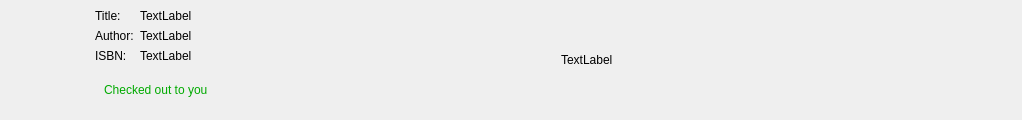
<?xml version="1.0" encoding="UTF-8"?>
<ui version="4.0">
 <class>BookListView</class>
 <widget class="QWidget" name="BookListView">
  <property name="geometry">
   <rect>
    <x>0</x>
    <y>0</y>
    <width>1022</width>
    <height>120</height>
   </rect>
  </property>
  <property name="sizePolicy">
   <sizepolicy hsizetype="Preferred" vsizetype="Fixed">
    <horstretch>0</horstretch>
    <verstretch>0</verstretch>
   </sizepolicy>
  </property>
  <property name="minimumSize">
   <size>
    <width>0</width>
    <height>120</height>
   </size>
  </property>
  <property name="maximumSize">
   <size>
    <width>16777215</width>
    <height>120</height>
   </size>
  </property>
  <property name="windowTitle">
   <string>Form</string>
  </property>
  <layout class="QHBoxLayout" name="horizontalLayout" stretch="2,0,0">
   <property name="leftMargin">
    <number>10</number>
   </property>
   <property name="topMargin">
    <number>0</number>
   </property>
   <property name="rightMargin">
    <number>10</number>
   </property>
   <property name="bottomMargin">
    <number>0</number>
   </property>
   <item>
    <widget class="QWidget" name="coverLayout" native="true">
     <property name="minimumSize">
      <size>
       <width>70</width>
       <height>100</height>
      </size>
     </property>
     <property name="maximumSize">
      <size>
       <width>70</width>
       <height>100</height>
      </size>
     </property>
     <layout class="QVBoxLayout" name="verticalLayout">
      <property name="spacing">
       <number>0</number>
      </property>
      <property name="leftMargin">
       <number>0</number>
      </property>
      <property name="topMargin">
       <number>0</number>
      </property>
      <property name="rightMargin">
       <number>0</number>
      </property>
      <property name="bottomMargin">
       <number>0</number>
      </property>
      <item>
       <widget class="QLabel" name="coverLabel">
        <property name="sizePolicy">
         <sizepolicy hsizetype="Fixed" vsizetype="Fixed">
          <horstretch>0</horstretch>
          <verstretch>0</verstretch>
         </sizepolicy>
        </property>
        <property name="minimumSize">
         <size>
          <width>70</width>
          <height>100</height>
         </size>
        </property>
        <property name="maximumSize">
         <size>
          <width>70</width>
          <height>100</height>
         </size>
        </property>
        <property name="text">
         <string/>
        </property>
        <property name="scaledContents">
         <bool>false</bool>
        </property>
        <property name="alignment">
         <set>Qt::AlignmentFlag::AlignHCenter|Qt::AlignmentFlag::AlignTop</set>
        </property>
       </widget>
      </item>
     </layout>
    </widget>
   </item>
   <item>
    <widget class="QWidget" name="infoLayout" native="true">
     <layout class="QVBoxLayout" name="verticalLayout_2">
      <item>
       <layout class="QGridLayout" name="infoGridLayout" columnstretch="0,1" columnminimumwidth="0,0">
        <item row="1" column="0">
         <widget class="QLabel" name="authorLabel">
          <property name="styleSheet">
           <string notr="true">#authorLabel {
    font: 700 9pt &quot;Segoe UI&quot;;
    color: rgb(0, 0, 0);
}</string>
          </property>
          <property name="text">
           <string>Author:</string>
          </property>
         </widget>
        </item>
        <item row="1" column="1">
         <widget class="QLabel" name="authorOutputLabel">
          <property name="styleSheet">
           <string notr="true">#authorOutputLabel{
	color: rgb(0, 0, 0);
	font: 9pt &quot;Segoe UI&quot;;
}</string>
          </property>
          <property name="text">
           <string>TextLabel</string>
          </property>
         </widget>
        </item>
        <item row="0" column="0">
         <widget class="QLabel" name="titleLabel">
          <property name="styleSheet">
           <string notr="true">#titleLabel {
    font: 700 9pt &quot;Segoe UI&quot;;
    color: rgb(0, 0, 0);
}</string>
          </property>
          <property name="text">
           <string>Title:</string>
          </property>
         </widget>
        </item>
        <item row="0" column="1">
         <widget class="QLabel" name="titleOutputLabel">
          <property name="styleSheet">
           <string notr="true">#titleOutputLabel{
	color: rgb(0, 0, 0);
	font: 9pt &quot;Segoe UI&quot;;
}</string>
          </property>
          <property name="text">
           <string>TextLabel</string>
          </property>
         </widget>
        </item>
        <item row="2" column="1">
         <widget class="QLabel" name="isbnOutputLabel">
          <property name="styleSheet">
           <string notr="true">#isbnOutputLabel{
	color: rgb(0, 0, 0);
	font: 9pt &quot;Segoe UI&quot;;
}</string>
          </property>
          <property name="text">
           <string>TextLabel</string>
          </property>
         </widget>
        </item>
        <item row="2" column="0">
         <widget class="QLabel" name="isbnLabel">
          <property name="styleSheet">
           <string notr="true">#isbnLabel {
    font: 700 9pt &quot;Segoe UI&quot;;
    color: rgb(0, 0, 0);
}</string>
          </property>
          <property name="text">
           <string>ISBN:</string>
          </property>
         </widget>
        </item>
       </layout>
      </item>
      <item>
       <widget class="QStackedWidget" name="availabilityWidget">
        <property name="currentIndex">
         <number>1</number>
        </property>
        <widget class="QWidget" name="availablePage">
         <layout class="QVBoxLayout" name="verticalLayout_9">
          <item>
           <widget class="QLabel" name="availableLabel">
            <property name="styleSheet">
             <string notr="true">#availableLabel{
	font: 700 12pt &quot;Segoe UI&quot;;
	color: rgb(0, 170, 0);
}</string>
            </property>
            <property name="text">
             <string>Available</string>
            </property>
           </widget>
          </item>
         </layout>
        </widget>
        <widget class="QWidget" name="checkedoutPage">
         <layout class="QVBoxLayout" name="verticalLayout_11">
          <item>
           <widget class="QLabel" name="checkedOutLabel">
            <property name="styleSheet">
             <string notr="true">#checkedOutLabel{
	font: 700 12pt &quot;Segoe UI&quot;;
	color: rgb(0, 170, 0);
}</string>
            </property>
            <property name="text">
             <string>Checked out to you</string>
            </property>
           </widget>
          </item>
         </layout>
        </widget>
        <widget class="QWidget" name="notAvailablePage">
         <layout class="QVBoxLayout" name="verticalLayout_10">
          <item>
           <widget class="QLabel" name="notAvailableLabel">
            <property name="styleSheet">
             <string notr="true">#notAvailableLabel{
	font: 700 12pt &quot;Segoe UI&quot;;
	color: rgb(255, 0, 0);
}</string>
            </property>
            <property name="text">
             <string>Not Available</string>
            </property>
           </widget>
          </item>
         </layout>
        </widget>
       </widget>
      </item>
     </layout>
    </widget>
   </item>
   <item>
    <widget class="QStackedWidget" name="optionsStackedWidget">
     <property name="currentIndex">
      <number>2</number>
     </property>
     <widget class="QWidget" name="userNotAvailablePage">
      <layout class="QVBoxLayout" name="verticalLayout_4">
       <item>
        <layout class="QHBoxLayout" name="holdDisplayLayout">
         <item>
          <widget class="QLabel" name="holdNumberLabel">
           <property name="text">
            <string>TextLabel</string>
           </property>
          </widget>
         </item>
         <item>
          <widget class="QLabel" name="holdTextLabel">
           <property name="text">
            <string>in Queue</string>
           </property>
          </widget>
         </item>
        </layout>
       </item>
       <item>
        <widget class="QPushButton" name="holdButton">
         <property name="minimumSize">
          <size>
           <width>0</width>
           <height>25</height>
          </size>
         </property>
         <property name="styleSheet">
          <string notr="true">#holdButton{
	border: 1px solid;
	color: rgb(0, 0, 0);
	font: 700 9pt &quot;Segoe UI&quot;;
	background-color: rgb(192, 220, 161);
}</string>
         </property>
         <property name="text">
          <string>Place Hold</string>
         </property>
        </widget>
       </item>
      </layout>
     </widget>
     <widget class="QWidget" name="adminPage">
      <layout class="QGridLayout" name="gridLayout">
       <item row="1" column="1">
        <widget class="QLabel" name="QueueOutputLabel">
         <property name="text">
          <string>TextLabel</string>
         </property>
        </widget>
       </item>
       <item row="1" column="0">
        <widget class="QLabel" name="QueueLabel">
         <property name="text">
          <string>Waiting in Queue</string>
         </property>
        </widget>
       </item>
       <item row="0" column="0">
        <widget class="QLabel" name="CheckedOutToLabel">
         <property name="text">
          <string>Checked Out To :</string>
         </property>
        </widget>
       </item>
       <item row="0" column="1">
        <widget class="QLabel" name="checkedOutputLabel">
         <property name="text">
          <string>TextLabel</string>
         </property>
        </widget>
       </item>
       <item row="2" column="1">
        <widget class="QPushButton" name="editButton">
         <property name="minimumSize">
          <size>
           <width>0</width>
           <height>25</height>
          </size>
         </property>
         <property name="styleSheet">
          <string notr="true">#editButton{
	border: 1px solid;
	color: rgb(0, 0, 0);
	font: 700 9pt &quot;Segoe UI&quot;;
	background-color: rgb(192, 220, 161);
}</string>
         </property>
         <property name="text">
          <string>Edit Book</string>
         </property>
        </widget>
       </item>
       <item row="2" column="0">
        <widget class="QPushButton" name="returnButton">
         <property name="minimumSize">
          <size>
           <width>0</width>
           <height>25</height>
          </size>
         </property>
         <property name="styleSheet">
          <string notr="true">#returnButton{
	border: 1px solid;
	color: rgb(0, 0, 0);
	font: 700 9pt &quot;Segoe UI&quot;;
	background-color: rgb(192, 220, 161);
}</string>
         </property>
         <property name="text">
          <string>Return</string>
         </property>
        </widget>
       </item>
      </layout>
     </widget>
     <widget class="QWidget" name="userDataPage">
      <layout class="QVBoxLayout" name="verticalLayout_12">
       <item>
        <widget class="QLabel" name="usernameStoredLabel">
         <property name="text">
          <string>TextLabel</string>
         </property>
        </widget>
       </item>
      </layout>
     </widget>
     <widget class="QWidget" name="userAvailablePage">
      <layout class="QVBoxLayout" name="verticalLayout_3">
       <item>
        <widget class="QPushButton" name="checkoutButton">
         <property name="minimumSize">
          <size>
           <width>0</width>
           <height>25</height>
          </size>
         </property>
         <property name="styleSheet">
          <string notr="true">#checkoutButton{
	border: 1px solid;
	color: rgb(0, 0, 0);
	font: 700 9pt &quot;Segoe UI&quot;;
	background-color: rgb(192, 220, 161);
}</string>
         </property>
         <property name="text">
          <string>Checkout</string>
         </property>
        </widget>
       </item>
      </layout>
     </widget>
     <widget class="QWidget" name="userCheckedoutPage">
      <layout class="QVBoxLayout" name="verticalLayout_5">
       <item>
        <layout class="QHBoxLayout" name="horizontalLayout_3">
         <item>
          <widget class="QLabel" name="dueLabel">
           <property name="text">
            <string>Due Back:</string>
           </property>
          </widget>
         </item>
         <item>
          <widget class="QLabel" name="dueOutputLabel">
           <property name="text">
            <string>TextLabel</string>
           </property>
          </widget>
         </item>
        </layout>
       </item>
      </layout>
     </widget>
     <widget class="QWidget" name="userReadyPage">
      <layout class="QVBoxLayout" name="verticalLayout_6">
       <item>
        <widget class="QPushButton" name="confirmButton">
         <property name="minimumSize">
          <size>
           <width>0</width>
           <height>25</height>
          </size>
         </property>
         <property name="styleSheet">
          <string notr="true">#confirmButton{
	border: 1px solid;
	color: rgb(0, 0, 0);
	font: 700 9pt &quot;Segoe UI&quot;;
	background-color: rgb(192, 220, 161);
}</string>
         </property>
         <property name="text">
          <string>Confirm Pickup</string>
         </property>
        </widget>
       </item>
       <item>
        <widget class="QPushButton" name="removeHold02Button">
         <property name="minimumSize">
          <size>
           <width>0</width>
           <height>25</height>
          </size>
         </property>
         <property name="styleSheet">
          <string notr="true">#removeHold02Button{
	border: 1px solid;
	color: rgb(0, 0, 0);
	font: 700 9pt &quot;Segoe UI&quot;;
	background-color: rgb(192, 220, 161);
}</string>
         </property>
         <property name="text">
          <string>Remove Hold</string>
         </property>
        </widget>
       </item>
      </layout>
     </widget>
     <widget class="QWidget" name="holdActivePage">
      <layout class="QVBoxLayout" name="verticalLayout_7">
       <item>
        <layout class="QHBoxLayout" name="holdActiveLabelLayout">
         <item>
          <widget class="QLabel" name="queuePlaceLabel">
           <property name="text">
            <string>Place in Queue:</string>
           </property>
          </widget>
         </item>
         <item>
          <widget class="QLabel" name="queuePlaceOutPutLabel">
           <property name="text">
            <string>TextLabel</string>
           </property>
          </widget>
         </item>
        </layout>
       </item>
       <item>
        <widget class="QPushButton" name="removeHoldButton">
         <property name="minimumSize">
          <size>
           <width>0</width>
           <height>25</height>
          </size>
         </property>
         <property name="styleSheet">
          <string notr="true">#removeHoldButton{
	border: 1px solid;
	color: rgb(0, 0, 0);
	font: 700 9pt &quot;Segoe UI&quot;;
	background-color: rgb(192, 220, 161);
}</string>
         </property>
         <property name="text">
          <string>Remove Hold</string>
         </property>
        </widget>
       </item>
      </layout>
     </widget>
     <widget class="QWidget" name="detailsPage">
      <layout class="QVBoxLayout" name="verticalLayout_8">
       <item>
        <widget class="QLabel" name="holdIdOutputLabel">
         <property name="text">
          <string>TextLabel</string>
         </property>
        </widget>
       </item>
      </layout>
     </widget>
    </widget>
   </item>
  </layout>
 </widget>
 <resources/>
 <connections/>
</ui>
